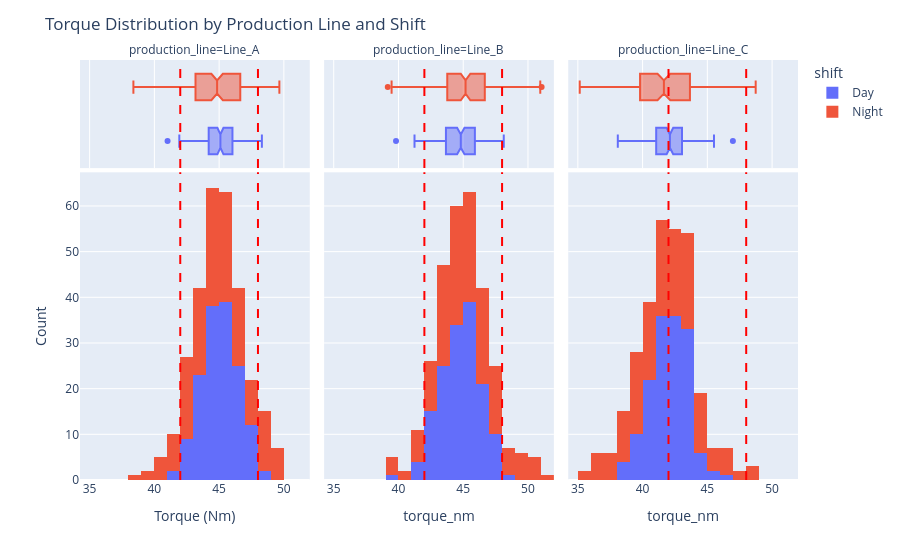

Notebook source saved alongside this figure:
### Code cell
fig = px.histogram(
    df,
    x="torque_nm",
    color="shift",
    facet_col="production_line",
    marginal="box",
    nbins=30
)

fig.add_vline(x=42, line_dash="dash", line_color="red")
fig.add_vline(x=48, line_dash="dash", line_color="red")

fig.update_layout(
    title="Torque Distribution by Production Line and Shift",
    xaxis_title="Torque (Nm)",
    yaxis_title="Count"
)

fig.show()

### Figure 1 — Plotly figure (JSON) as saved in the notebook; plotly's stock layout.template omitted (floating-point values rounded to 4 significant figures; data arrays with more than 128 entries replaced by an {"elided": "..."} marker saying what was removed)
{"data": [{"bingroup": "x", "hovertemplate": "shift=Day<br>production_line=Line_A<br>torque_nm=%{x}<br>count=%{y}<extra></extra>", "legendgroup": "Day", "marker": {"color": "#636efa", "pattern": {"shape": ""}}, "name": "Day", "nbinsx": 30, "orientation": "v", "showlegend": true, "type": "histogram", "x": {"elided": "150 float values"}, "xaxis": "x", "yaxis": "y"}, {"hovertemplate": "shift=Day<br>production_line=Line_A<br>torque_nm=%{x}<extra></extra>", "legendgroup": "Day", "marker": {"color": "#636efa"}, "name": "Day", "notched": true, "showlegend": false, "type": "box", "x": {"elided": "150 float values"}, "xaxis": "x4", "yaxis": "y4"}, {"bingroup": "x", "hovertemplate": "shift=Day<br>production_line=Line_B<br>torque_nm=%{x}<br>count=%{y}<extra></extra>", "legendgroup": "Day", "marker": {"color": "#636efa", "pattern": {"shape": ""}}, "name": "Day", "nbinsx": 30, "orientation": "v", "showlegend": false, "type": "histogram", "x": {"elided": "150 float values"}, "xaxis": "x2", "yaxis": "y2"}, {"hovertemplate": "shift=Day<br>production_line=Line_B<br>torque_nm=%{x}<extra></extra>", "legendgroup": "Day", "marker": {"color": "#636efa"}, "name": "Day", "notched": true, "showlegend": false, "type": "box", "x": {"elided": "150 float values"}, "xaxis": "x5", "yaxis": "y5"}, {"bingroup": "x", "hovertemplate": "shift=Day<br>production_line=Line_C<br>torque_nm=%{x}<br>count=%{y}<extra></extra>", "legendgroup": "Day", "marker": {"color": "#636efa", "pattern": {"shape": ""}}, "name": "Day", "nbinsx": 30, "orientation": "v", "showlegend": false, "type": "histogram", "x": {"elided": "150 float values"}, "xaxis": "x3", "yaxis": "y3"}, {"hovertemplate": "shift=Day<br>production_line=Line_C<br>torque_nm=%{x}<extra></extra>", "legendgroup": "Day", "marker": {"color": "#636efa"}, "name": "Day", "notched": true, "showlegend": false, "type": "box", "x": {"elided": "150 float values"}, "xaxis": "x6", "yaxis": "y6"}, {"bingroup": "x", "hovertemplate": "shift=Night<br>production_line=Line_A<br>torque_nm=%{x}<br>count=%{y}<extra></extra>", "legendgroup": "Night", "marker": {"color": "#EF553B", "pattern": {"shape": ""}}, "name": "Night", "nbinsx": 30, "orientation": "v", "showlegend": true, "type": "histogram", "x": {"elided": "150 float values"}, "xaxis": "x", "yaxis": "y"}, {"hovertemplate": "shift=Night<br>production_line=Line_A<br>torque_nm=%{x}<extra></extra>", "legendgroup": "Night", "marker": {"color": "#EF553B"}, "name": "Night", "notched": true, "showlegend": false, "type": "box", "x": {"elided": "150 float values"}, "xaxis": "x4", "yaxis": "y4"}, {"bingroup": "x", "hovertemplate": "shift=Night<br>production_line=Line_B<br>torque_nm=%{x}<br>count=%{y}<extra></extra>", "legendgroup": "Night", "marker": {"color": "#EF553B", "pattern": {"shape": ""}}, "name": "Night", "nbinsx": 30, "orientation": "v", "showlegend": false, "type": "histogram", "x": {"elided": "150 float values"}, "xaxis": "x2", "yaxis": "y2"}, {"hovertemplate": "shift=Night<br>production_line=Line_B<br>torque_nm=%{x}<extra></extra>", "legendgroup": "Night", "marker": {"color": "#EF553B"}, "name": "Night", "notched": true, "showlegend": false, "type": "box", "x": {"elided": "150 float values"}, "xaxis": "x5", "yaxis": "y5"}, {"bingroup": "x", "hovertemplate": "shift=Night<br>production_line=Line_C<br>torque_nm=%{x}<br>count=%{y}<extra></extra>", "legendgroup": "Night", "marker": {"color": "#EF553B", "pattern": {"shape": ""}}, "name": "Night", "nbinsx": 30, "orientation": "v", "showlegend": false, "type": "histogram", "x": {"elided": "150 float values"}, "xaxis": "x3", "yaxis": "y3"}, {"hovertemplate": "shift=Night<br>production_line=Line_C<br>torque_nm=%{x}<extra></extra>", "legendgroup": "Night", "marker": {"color": "#EF553B"}, "name": "Night", "notched": true, "showlegend": false, "type": "box", "x": {"elided": "150 float values"}, "xaxis": "x6", "yaxis": "y6"}], "layout": {"annotations": [{"showarrow": false, "text": "production_line=Line_A", "x": 0.16, "xanchor": "center", "xref": "paper", "y": 1, "yanchor": "bottom", "yref": "paper"}, {"showarrow": false, "text": "production_line=Line_B", "x": 0.5, "xanchor": "center", "xref": "paper", "y": 1, "yanchor": "bottom", "yref": "paper"}, {"showarrow": false, "text": "production_line=Line_C", "x": 0.84, "xanchor": "center", "xref": "paper", "y": 1, "yanchor": "bottom", "yref": "paper"}], "barmode": "relative", "legend": {"title": {"text": "shift"}, "tracegroupgap": 0}, "margin": {"t": 60}, "shapes": [{"line": {"color": "red", "dash": "dash"}, "type": "line", "x0": 42, "x1": 42, "xref": "x", "y0": 0, "y1": 1, "yref": "y domain"}, {"line": {"color": "red", "dash": "dash"}, "type": "line", "x0": 42, "x1": 42, "xref": "x2", "y0": 0, "y1": 1, "yref": "y2 domain"}, {"line": {"color": "red", "dash": "dash"}, "type": "line", "x0": 42, "x1": 42, "xref": "x3", "y0": 0, "y1": 1, "yref": "y3 domain"}, {"line": {"color": "red", "dash": "dash"}, "type": "line", "x0": 42, "x1": 42, "xref": "x4", "y0": 0, "y1": 1, "yref": "y4 domain"}, {"line": {"color": "red", "dash": "dash"}, "type": "line", "x0": 42, "x1": 42, "xref": "x5", "y0": 0, "y1": 1, "yref": "y5 domain"}, {"line": {"color": "red", "dash": "dash"}, "type": "line", "x0": 42, "x1": 42, "xref": "x6", "y0": 0, "y1": 1, "yref": "y6 domain"}, {"line": {"color": "red", "dash": "dash"}, "type": "line", "x0": 48, "x1": 48, "xref": "x", "y0": 0, "y1": 1, "yref": "y domain"}, {"line": {"color": "red", "dash": "dash"}, "type": "line", "x0": 48, "x1": 48, "xref": "x2", "y0": 0, "y1": 1, "yref": "y2 domain"}, {"line": {"color": "red", "dash": "dash"}, "type": "line", "x0": 48, "x1": 48, "xref": "x3", "y0": 0, "y1": 1, "yref": "y3 domain"}, {"line": {"color": "red", "dash": "dash"}, "type": "line", "x0": 48, "x1": 48, "xref": "x4", "y0": 0, "y1": 1, "yref": "y4 domain"}, {"line": {"color": "red", "dash": "dash"}, "type": "line", "x0": 48, "x1": 48, "xref": "x5", "y0": 0, "y1": 1, "yref": "y5 domain"}, {"line": {"color": "red", "dash": "dash"}, "type": "line", "x0": 48, "x1": 48, "xref": "x6", "y0": 0, "y1": 1, "yref": "y6 domain"}], "title": {"text": "Torque Distribution by Production Line and Shift"}, "xaxis": {"anchor": "y", "domain": [0, 0.32], "title": {"text": "Torque (Nm)"}}, "xaxis2": {"anchor": "y2", "domain": [0.34, 0.66], "matches": "x", "title": {"text": "torque_nm"}}, "xaxis3": {"anchor": "y3", "domain": [0.68, 1.0], "matches": "x", "title": {"text": "torque_nm"}}, "xaxis4": {"anchor": "y4", "domain": [0, 0.32], "matches": "x", "showgrid": true, "showticklabels": false}, "xaxis5": {"anchor": "y5", "domain": [0.34, 0.66], "matches": "x", "showgrid": true, "showticklabels": false}, "xaxis6": {"anchor": "y6", "domain": [0.68, 1.0], "matches": "x", "showgrid": true, "showticklabels": false}, "yaxis": {"anchor": "x", "domain": [0, 0.7326], "title": {"text": "Count"}}, "yaxis2": {"anchor": "x2", "domain": [0, 0.7326], "matches": "y", "showticklabels": false}, "yaxis3": {"anchor": "x3", "domain": [0, 0.7326], "matches": "y", "showticklabels": false}, "yaxis4": {"anchor": "x4", "domain": [0.7426, 1], "matches": "y4", "showgrid": false, "showline": false, "showticklabels": false, "ticks": ""}, "yaxis5": {"anchor": "x5", "domain": [0.7426, 1], "matches": "y4", "showgrid": false, "showline": false, "showticklabels": false, "ticks": ""}, "yaxis6": {"anchor": "x6", "domain": [0.7426, 1], "matches": "y4", "showgrid": false, "showline": false, "showticklabels": false, "ticks": ""}}}
